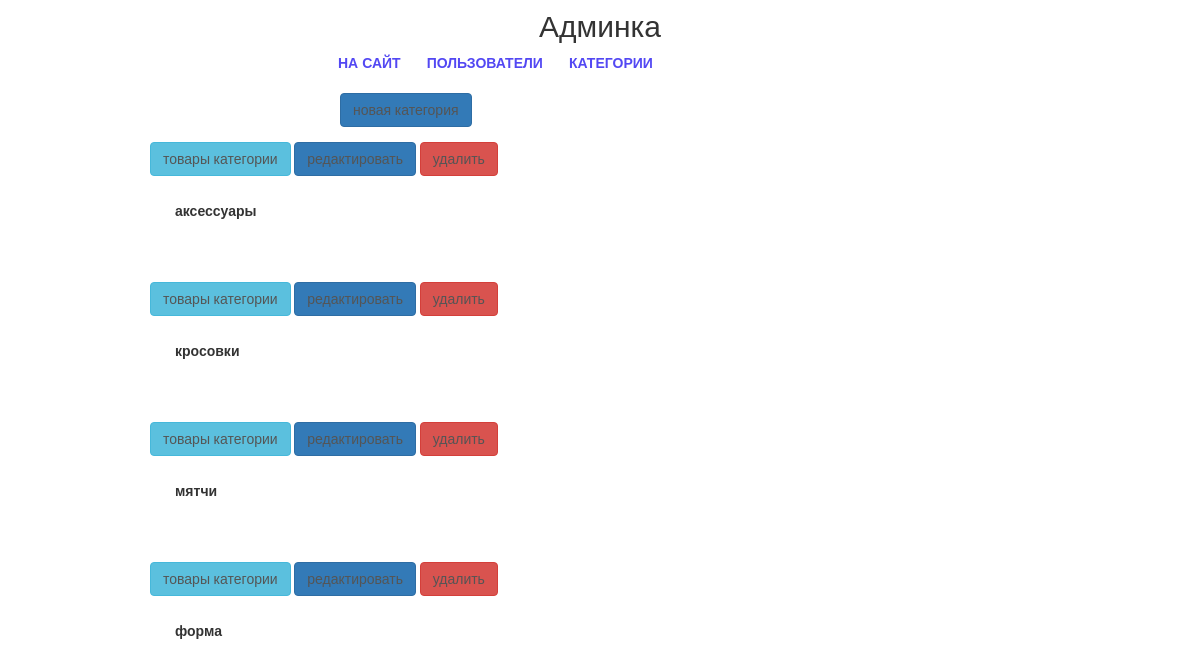
The page /new/admin/categories/ (signed in) on the database as committed earlier.
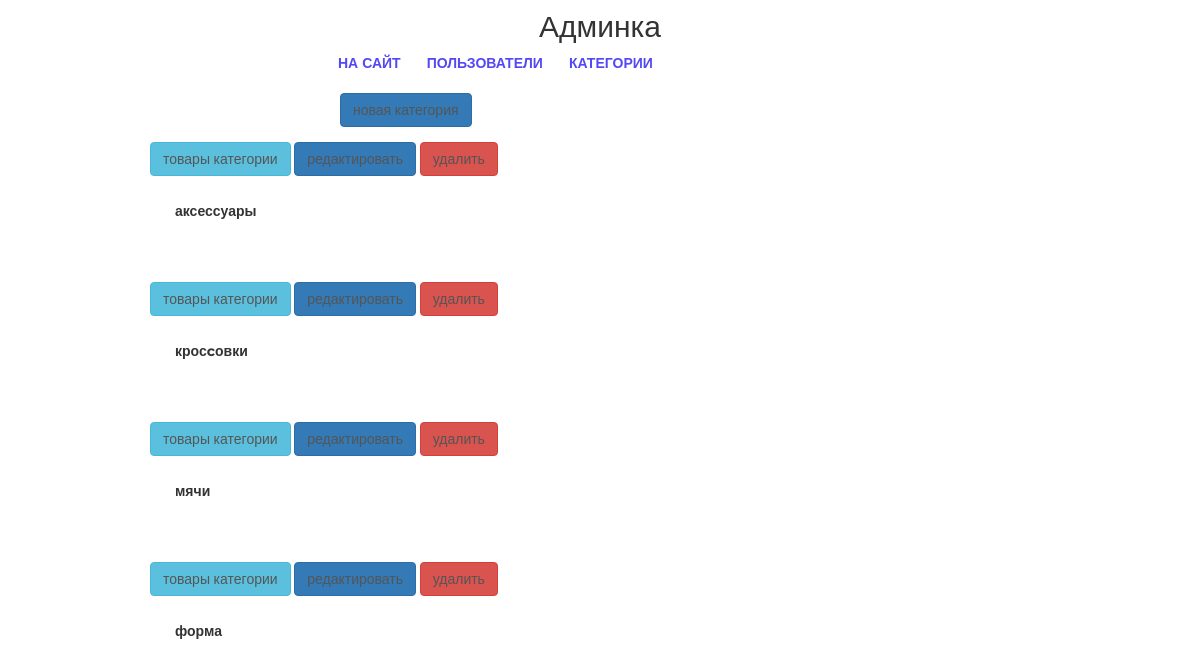
The same page on the database as committed later.
### mainapp/models.py (models this page shows, shortened)
class ProductCategory(models.Model):
    name = models.CharField('имя', max_length=64)
    description = models.TextField('описание', blank=True)
    short_desc = models.CharField(
        'краткое описание', max_length=200, blank=True)
    is_active = models.BooleanField('активность', db_index=True, default=True)
    class Meta:
        verbose_name = 'категория продукта'
        verbose_name_plural = 'категории продукта'
        ordering = ['name']

### adminapp/views.py (the view)
# urls.py: path('categories/', adminapp.ProductCategoryList.as_view(), name='categories'),
class ProductCategoryList(SuperUserOnlyMixin, PageTitleMixin, ListView):
    model = ProductCategory
    page_title = 'админка/категории'

### adminapp/views.py (called while the page is built)
    @method_decorator(user_passes_test(lambda user: user.is_superuser))
    def dispatch(self, request, *args, **kwargs):
        return super().dispatch(request, *args, **kwargs)

    def get_context_data(self, **kwargs):
        context = super().get_context_data(**kwargs)
        context[self.page_title_key] = self.page_title
        return context

### mainapp/context_processors.py (called while the page is built)
def categories(request):
    return {
        'menu': ProductCategory.objects.filter(is_active=True)
    }

### adminapp/templates/mainapp/productcategory_list.html (shortened to what this page needs)
{% extends 'adminapp/base.html' %}
{% load static %}
{% block container %}
    <div class="users_list">
        <a href="{% url 'new_admin:category_create' %}"
           class="btn btn-primary new_user">
            новая категория
        </a>
        {% for category in object_list %}
            <div class="user_record {% if not category.is_active %}not_active{% endif %}">
                <div class="category_actions">
                    <a href="{% url 'new_admin:category_products' category.pk %}"
                       class="btn btn-info">
                        товары категории
                    </a>
                    <a href="{% url 'new_admin:category_update' category.pk %}"
                       class="btn btn-primary">
                        редактировать
                    </a>
                    <a href="{% url 'new_admin:category_delete' category.pk %}"
                       class="btn btn-danger">
                        удалить
                    </a>
                </div>
                <div class="user_name">
                    <p><strong>{{ category.name }}</strong></p>
                </div>
            </div>
        {% endfor %}
    </div>
{% endblock %}

Rows that differ between the two databases and show on the page:
changed ProductCategory: name "кросовки" → "кросcовки"
changed ProductCategory: name "мятчи" → "мячи"
